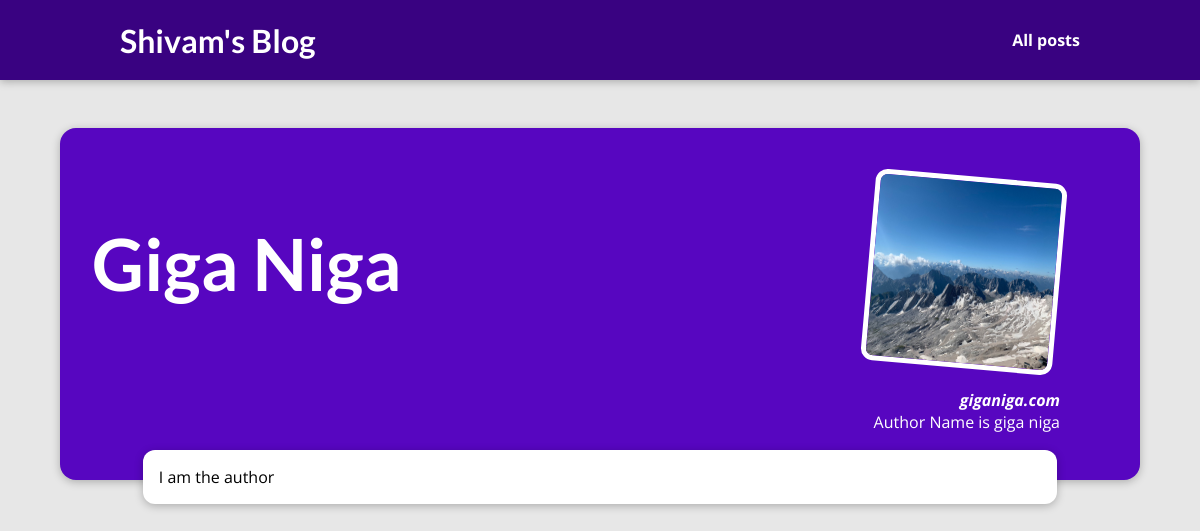
/authors/giga, run on an earlier commit of the app's database.
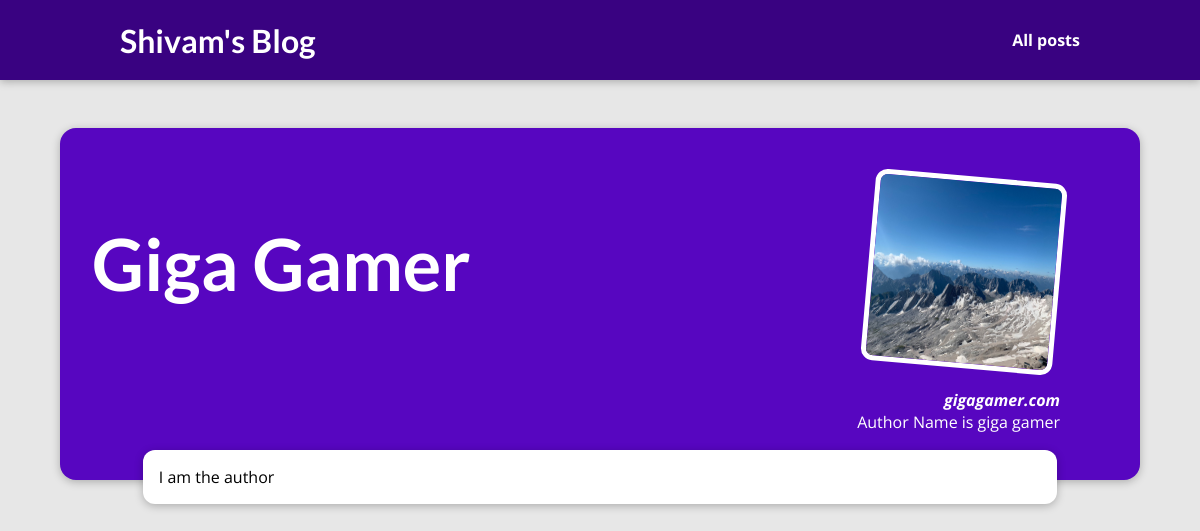
And on a later commit of the database.
### blog/models.py (models this page shows, shortened)
class Author(models.Model):
    firstname=models.CharField(max_length=30)
    lastname=models.CharField(max_length=30,null=True)
    email=models.CharField(max_length=30,null=True)
    picture=models.CharField(max_length=100,null=True)
    about=models.TextField(max_length=500,null=True)

### blog/views.py (the view)
# urls.py: path("authors/<slug:author>", views.author, name="author-page"),  # Add a prefix "authors/"
def author(request, author):
    identified_author = next(auth for auth in all_author if auth.firstname == author)
    return render(request, "blog/author.html", {"author": identified_author})

### blog/templates/blog/author.html (shortened to what this page needs)
{% extends 'base.html' %}
{% load static %}
{% block css_files %}
<link rel="stylesheet" href="{% static 'blog/post-detail.css' %}" />
{% endblock %}
{% block content %}
<section id="summary">
    <h2>{{author.firstname|title}} {{ author.lastname|title}}</h2>
    <article>
        <img src="{% static 'blog/images/mountains.jpg' %}" alt="Post Title" />
        <address>{{author.email}}</address>
        <div>
            Author Name is {{author.firstname}} {{ author.lastname}}
        </div>
    </article>
    <main>
        I am the author
    </main>
</section>
{% endblock %}

### templates/base.html (shortened to what this page needs)
{% load static %}
<!DOCTYPE html>
<html lang="en">
<head>
    <link rel="stylesheet" href="{% static "app.css" %}">
    {% block css_files %}{% endblock %}
</head>
<body>
    <header id="main-navigation">
        <h1><a href="{% url "starting-page" %}">Shivam's Blog</a></h1>
        <nav>
            <a href="{% url "post-page" %}">All posts</a>
        </nav>
    </header>
    {% block content%}{% endblock %}
</body>
</html>

### static/app.css (style rules this page uses)
* { box-sizing: border-box; }
html { font-family: 'Open Sans', 'Lato', sans-serif; }
body { margin: 0; }
h1, h2, h3 { font-family: 'Lato', sans-serif; font-weight: bold; }
#main-navigation { width: 100%; height: 5rem; display: flex; justify-content: space-between; align-items: center; padding: 0 10%; position: absolute; top: 0; left: 0; }
#main-navigation a { text-decoration: none; color: white; font-weight: bold; }

### blog/static/blog/post-detail.css (style rules this page uses)
body { background-color: #e7e7e7; }
#main-navigation { background-color: #390281; box-shadow: 0 2px 8px rgba(0, 0, 0, 0.25); }
#summary { margin: 8rem auto 3rem auto; padding: 2rem; width: 90%; max-width: 90rem; border-radius: 16px; background-color: #5706c0; position: relative; box-shadow: 0 2px 8px rgba(0, 0, 0, 0.25); height: 22rem; }
#summary h2 { color: white; font-size: 4.5rem; }
#summary article { position: absolute; top: 2rem; right: 3rem; padding: 1rem 2rem; border-radius: 12px; text-align: right; color: white; }
#summary article img { width: 12rem; height: 12rem; border-radius: 12px; transform: rotateZ(5deg); border: 5px solid white; margin-bottom: 1rem; }
#summary address { font-weight: bold; }
main { width: 90%; max-width: 90rem; margin: 9rem auto; background-color: white; padding: 1rem; border-radius: 12px; box-shadow: 0 2px 8px rgba(0, 0, 0, 0.25); }

What changed in the data, as far as the page shows it:
changed Author "Giga": lastname "Niga" → "Gamer"; email "giganiga.com" → "gigagamer.com"; lastname "niga" → "gamer"
